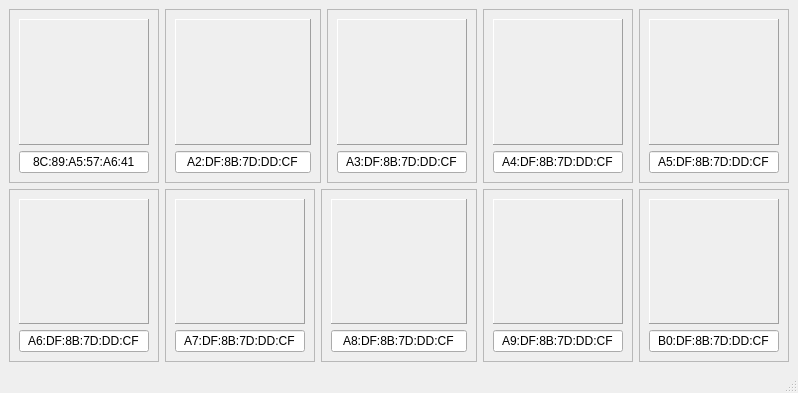
<?xml version="1.0" encoding="UTF-8"?>
<ui version="4.0">
 <class>MainWindow</class>
 <widget class="QMainWindow" name="MainWindow">
  <property name="geometry">
   <rect>
    <x>0</x>
    <y>0</y>
    <width>798</width>
    <height>393</height>
   </rect>
  </property>
  <property name="windowTitle">
   <string>Client</string>
  </property>
  <property name="windowIcon">
   <iconset resource="../../QtLib/QtLib/Resources/resources.qrc">
    <normaloff>:/icon/png_48/gnome-photo-printer.png</normaloff>:/icon/png_48/gnome-photo-printer.png</iconset>
  </property>
  <property name="styleSheet">
   <string notr="true"/>
  </property>
  <property name="windowName" stdset="0">
   <string>ClientMainWindow</string>
  </property>
  <widget class="QWidget" name="centralwidget">
   <layout class="QGridLayout" name="gridLayout">
    <item row="0" column="4">
     <widget class="QFrame" name="frame_04">
      <property name="sizePolicy">
       <sizepolicy hsizetype="Preferred" vsizetype="Preferred">
        <horstretch>0</horstretch>
        <verstretch>10</verstretch>
       </sizepolicy>
      </property>
      <property name="frameShape">
       <enum>QFrame::StyledPanel</enum>
      </property>
      <property name="frameShadow">
       <enum>QFrame::Raised</enum>
      </property>
      <layout class="QVBoxLayout" name="verticalLayout_8">
       <item>
        <widget class="QFrame" name="node_04">
         <property name="sizePolicy">
          <sizepolicy hsizetype="Preferred" vsizetype="Preferred">
           <horstretch>0</horstretch>
           <verstretch>1</verstretch>
          </sizepolicy>
         </property>
         <property name="frameShape">
          <enum>QFrame::Panel</enum>
         </property>
         <property name="frameShadow">
          <enum>QFrame::Raised</enum>
         </property>
         <layout class="QVBoxLayout" name="verticalLayout_7"/>
        </widget>
       </item>
       <item>
        <widget class="QLineEdit" name="mac_04">
         <property name="text">
          <string>A4:DF:8B:7D:DD:CF</string>
         </property>
         <property name="alignment">
          <set>Qt::AlignCenter</set>
         </property>
        </widget>
       </item>
      </layout>
     </widget>
    </item>
    <item row="2" column="1">
     <widget class="QFrame" name="frame_07">
      <property name="sizePolicy">
       <sizepolicy hsizetype="Preferred" vsizetype="Preferred">
        <horstretch>0</horstretch>
        <verstretch>10</verstretch>
       </sizepolicy>
      </property>
      <property name="frameShape">
       <enum>QFrame::StyledPanel</enum>
      </property>
      <property name="frameShadow">
       <enum>QFrame::Raised</enum>
      </property>
      <layout class="QVBoxLayout" name="verticalLayout_14">
       <item>
        <widget class="QFrame" name="node_07">
         <property name="sizePolicy">
          <sizepolicy hsizetype="Preferred" vsizetype="Preferred">
           <horstretch>0</horstretch>
           <verstretch>1</verstretch>
          </sizepolicy>
         </property>
         <property name="frameShape">
          <enum>QFrame::Panel</enum>
         </property>
         <property name="frameShadow">
          <enum>QFrame::Raised</enum>
         </property>
         <layout class="QVBoxLayout" name="verticalLayout_13"/>
        </widget>
       </item>
       <item>
        <widget class="QLineEdit" name="mac_07">
         <property name="text">
          <string>A7:DF:8B:7D:DD:CF</string>
         </property>
         <property name="alignment">
          <set>Qt::AlignCenter</set>
         </property>
        </widget>
       </item>
      </layout>
     </widget>
    </item>
    <item row="0" column="3">
     <widget class="QFrame" name="frame_03">
      <property name="sizePolicy">
       <sizepolicy hsizetype="Preferred" vsizetype="Preferred">
        <horstretch>0</horstretch>
        <verstretch>10</verstretch>
       </sizepolicy>
      </property>
      <property name="frameShape">
       <enum>QFrame::StyledPanel</enum>
      </property>
      <property name="frameShadow">
       <enum>QFrame::Raised</enum>
      </property>
      <layout class="QVBoxLayout" name="verticalLayout_6">
       <item>
        <widget class="QFrame" name="node_03">
         <property name="sizePolicy">
          <sizepolicy hsizetype="Preferred" vsizetype="Preferred">
           <horstretch>0</horstretch>
           <verstretch>1</verstretch>
          </sizepolicy>
         </property>
         <property name="frameShape">
          <enum>QFrame::Panel</enum>
         </property>
         <property name="frameShadow">
          <enum>QFrame::Raised</enum>
         </property>
         <layout class="QVBoxLayout" name="verticalLayout_5"/>
        </widget>
       </item>
       <item>
        <widget class="QLineEdit" name="mac_03">
         <property name="text">
          <string>A3:DF:8B:7D:DD:CF</string>
         </property>
         <property name="alignment">
          <set>Qt::AlignCenter</set>
         </property>
        </widget>
       </item>
      </layout>
     </widget>
    </item>
    <item row="0" column="5">
     <widget class="QFrame" name="frame_05">
      <property name="sizePolicy">
       <sizepolicy hsizetype="Preferred" vsizetype="Preferred">
        <horstretch>0</horstretch>
        <verstretch>10</verstretch>
       </sizepolicy>
      </property>
      <property name="frameShape">
       <enum>QFrame::StyledPanel</enum>
      </property>
      <property name="frameShadow">
       <enum>QFrame::Raised</enum>
      </property>
      <layout class="QVBoxLayout" name="verticalLayout_10">
       <item>
        <widget class="QFrame" name="node_05">
         <property name="sizePolicy">
          <sizepolicy hsizetype="Preferred" vsizetype="Preferred">
           <horstretch>0</horstretch>
           <verstretch>1</verstretch>
          </sizepolicy>
         </property>
         <property name="frameShape">
          <enum>QFrame::Panel</enum>
         </property>
         <property name="frameShadow">
          <enum>QFrame::Raised</enum>
         </property>
         <layout class="QVBoxLayout" name="verticalLayout_9"/>
        </widget>
       </item>
       <item>
        <widget class="QLineEdit" name="mac_05">
         <property name="text">
          <string>A5:DF:8B:7D:DD:CF</string>
         </property>
         <property name="alignment">
          <set>Qt::AlignCenter</set>
         </property>
        </widget>
       </item>
      </layout>
     </widget>
    </item>
    <item row="2" column="0">
     <widget class="QFrame" name="frame_06">
      <property name="sizePolicy">
       <sizepolicy hsizetype="Preferred" vsizetype="Preferred">
        <horstretch>0</horstretch>
        <verstretch>10</verstretch>
       </sizepolicy>
      </property>
      <property name="frameShape">
       <enum>QFrame::StyledPanel</enum>
      </property>
      <property name="frameShadow">
       <enum>QFrame::Raised</enum>
      </property>
      <layout class="QVBoxLayout" name="verticalLayout_12">
       <item>
        <widget class="QFrame" name="node_06">
         <property name="sizePolicy">
          <sizepolicy hsizetype="Preferred" vsizetype="Preferred">
           <horstretch>0</horstretch>
           <verstretch>1</verstretch>
          </sizepolicy>
         </property>
         <property name="frameShape">
          <enum>QFrame::Panel</enum>
         </property>
         <property name="frameShadow">
          <enum>QFrame::Raised</enum>
         </property>
         <layout class="QVBoxLayout" name="verticalLayout_11"/>
        </widget>
       </item>
       <item>
        <widget class="QLineEdit" name="mac_06">
         <property name="text">
          <string>A6:DF:8B:7D:DD:CF</string>
         </property>
         <property name="alignment">
          <set>Qt::AlignCenter</set>
         </property>
        </widget>
       </item>
      </layout>
     </widget>
    </item>
    <item row="2" column="2" colspan="2">
     <widget class="QFrame" name="frame_08">
      <property name="sizePolicy">
       <sizepolicy hsizetype="Preferred" vsizetype="Preferred">
        <horstretch>0</horstretch>
        <verstretch>10</verstretch>
       </sizepolicy>
      </property>
      <property name="frameShape">
       <enum>QFrame::StyledPanel</enum>
      </property>
      <property name="frameShadow">
       <enum>QFrame::Raised</enum>
      </property>
      <layout class="QVBoxLayout" name="verticalLayout_16">
       <item>
        <widget class="QFrame" name="node_08">
         <property name="sizePolicy">
          <sizepolicy hsizetype="Preferred" vsizetype="Preferred">
           <horstretch>0</horstretch>
           <verstretch>1</verstretch>
          </sizepolicy>
         </property>
         <property name="frameShape">
          <enum>QFrame::Panel</enum>
         </property>
         <property name="frameShadow">
          <enum>QFrame::Raised</enum>
         </property>
         <layout class="QVBoxLayout" name="verticalLayout_15"/>
        </widget>
       </item>
       <item>
        <widget class="QLineEdit" name="mac_08">
         <property name="text">
          <string>A8:DF:8B:7D:DD:CF</string>
         </property>
         <property name="alignment">
          <set>Qt::AlignCenter</set>
         </property>
        </widget>
       </item>
      </layout>
     </widget>
    </item>
    <item row="0" column="0">
     <widget class="QFrame" name="frame_01">
      <property name="sizePolicy">
       <sizepolicy hsizetype="Preferred" vsizetype="Preferred">
        <horstretch>0</horstretch>
        <verstretch>10</verstretch>
       </sizepolicy>
      </property>
      <property name="frameShape">
       <enum>QFrame::StyledPanel</enum>
      </property>
      <property name="frameShadow">
       <enum>QFrame::Raised</enum>
      </property>
      <layout class="QVBoxLayout" name="verticalLayout_4">
       <item>
        <widget class="QFrame" name="node_01">
         <property name="sizePolicy">
          <sizepolicy hsizetype="Preferred" vsizetype="Preferred">
           <horstretch>0</horstretch>
           <verstretch>1</verstretch>
          </sizepolicy>
         </property>
         <property name="frameShape">
          <enum>QFrame::Panel</enum>
         </property>
         <property name="frameShadow">
          <enum>QFrame::Raised</enum>
         </property>
         <layout class="QVBoxLayout" name="verticalLayout">
          <property name="spacing">
           <number>0</number>
          </property>
          <property name="leftMargin">
           <number>0</number>
          </property>
          <property name="topMargin">
           <number>0</number>
          </property>
          <property name="rightMargin">
           <number>0</number>
          </property>
          <property name="bottomMargin">
           <number>0</number>
          </property>
         </layout>
        </widget>
       </item>
       <item>
        <widget class="QLineEdit" name="mac_01">
         <property name="text">
          <string>8C:89:A5:57:A6:41</string>
         </property>
         <property name="alignment">
          <set>Qt::AlignCenter</set>
         </property>
        </widget>
       </item>
      </layout>
     </widget>
    </item>
    <item row="2" column="5">
     <widget class="QFrame" name="frame_10">
      <property name="sizePolicy">
       <sizepolicy hsizetype="Preferred" vsizetype="Preferred">
        <horstretch>0</horstretch>
        <verstretch>10</verstretch>
       </sizepolicy>
      </property>
      <property name="frameShape">
       <enum>QFrame::StyledPanel</enum>
      </property>
      <property name="frameShadow">
       <enum>QFrame::Raised</enum>
      </property>
      <layout class="QVBoxLayout" name="verticalLayout_20">
       <item>
        <widget class="QFrame" name="node_10">
         <property name="sizePolicy">
          <sizepolicy hsizetype="Preferred" vsizetype="Preferred">
           <horstretch>0</horstretch>
           <verstretch>1</verstretch>
          </sizepolicy>
         </property>
         <property name="frameShape">
          <enum>QFrame::Panel</enum>
         </property>
         <property name="frameShadow">
          <enum>QFrame::Raised</enum>
         </property>
         <layout class="QVBoxLayout" name="verticalLayout_19"/>
        </widget>
       </item>
       <item>
        <widget class="QLineEdit" name="mac_10">
         <property name="text">
          <string>B0:DF:8B:7D:DD:CF</string>
         </property>
         <property name="alignment">
          <set>Qt::AlignCenter</set>
         </property>
        </widget>
       </item>
      </layout>
     </widget>
    </item>
    <item row="0" column="1" colspan="2">
     <widget class="QFrame" name="frame_02">
      <property name="sizePolicy">
       <sizepolicy hsizetype="Preferred" vsizetype="Preferred">
        <horstretch>0</horstretch>
        <verstretch>10</verstretch>
       </sizepolicy>
      </property>
      <property name="frameShape">
       <enum>QFrame::StyledPanel</enum>
      </property>
      <property name="frameShadow">
       <enum>QFrame::Raised</enum>
      </property>
      <layout class="QVBoxLayout" name="verticalLayout_3">
       <item>
        <widget class="QFrame" name="node_02">
         <property name="sizePolicy">
          <sizepolicy hsizetype="Preferred" vsizetype="Preferred">
           <horstretch>0</horstretch>
           <verstretch>1</verstretch>
          </sizepolicy>
         </property>
         <property name="frameShape">
          <enum>QFrame::Panel</enum>
         </property>
         <property name="frameShadow">
          <enum>QFrame::Raised</enum>
         </property>
         <layout class="QVBoxLayout" name="verticalLayout_2"/>
        </widget>
       </item>
       <item>
        <widget class="QLineEdit" name="mac_02">
         <property name="text">
          <string>A2:DF:8B:7D:DD:CF</string>
         </property>
         <property name="alignment">
          <set>Qt::AlignCenter</set>
         </property>
        </widget>
       </item>
      </layout>
     </widget>
    </item>
    <item row="2" column="4">
     <widget class="QFrame" name="frame_09">
      <property name="sizePolicy">
       <sizepolicy hsizetype="Preferred" vsizetype="Preferred">
        <horstretch>0</horstretch>
        <verstretch>10</verstretch>
       </sizepolicy>
      </property>
      <property name="frameShape">
       <enum>QFrame::StyledPanel</enum>
      </property>
      <property name="frameShadow">
       <enum>QFrame::Raised</enum>
      </property>
      <layout class="QVBoxLayout" name="verticalLayout_18">
       <item>
        <widget class="QFrame" name="node_09">
         <property name="sizePolicy">
          <sizepolicy hsizetype="Preferred" vsizetype="Preferred">
           <horstretch>0</horstretch>
           <verstretch>1</verstretch>
          </sizepolicy>
         </property>
         <property name="frameShape">
          <enum>QFrame::Panel</enum>
         </property>
         <property name="frameShadow">
          <enum>QFrame::Raised</enum>
         </property>
         <layout class="QVBoxLayout" name="verticalLayout_17"/>
        </widget>
       </item>
       <item>
        <widget class="QLineEdit" name="mac_09">
         <property name="text">
          <string>A9:DF:8B:7D:DD:CF</string>
         </property>
         <property name="alignment">
          <set>Qt::AlignCenter</set>
         </property>
        </widget>
       </item>
      </layout>
     </widget>
    </item>
   </layout>
  </widget>
  <widget class="QMenuBar" name="menubar">
   <property name="geometry">
    <rect>
     <x>0</x>
     <y>0</y>
     <width>798</width>
     <height>20</height>
    </rect>
   </property>
  </widget>
  <widget class="QStatusBar" name="statusbar"/>
 </widget>
 <resources>
  <include location="../../QtLib/QtLib/Resources/resources.qrc"/>
  <include location="../../QtLib/QtLib/Resources/resources.qrc"/>
  <include location="../../QtLib/QtLib/Resources/resources.qrc"/>
  <include location="../../QtLib/QtLib/Resources/resources.qrc"/>
 </resources>
 <connections/>
</ui>
